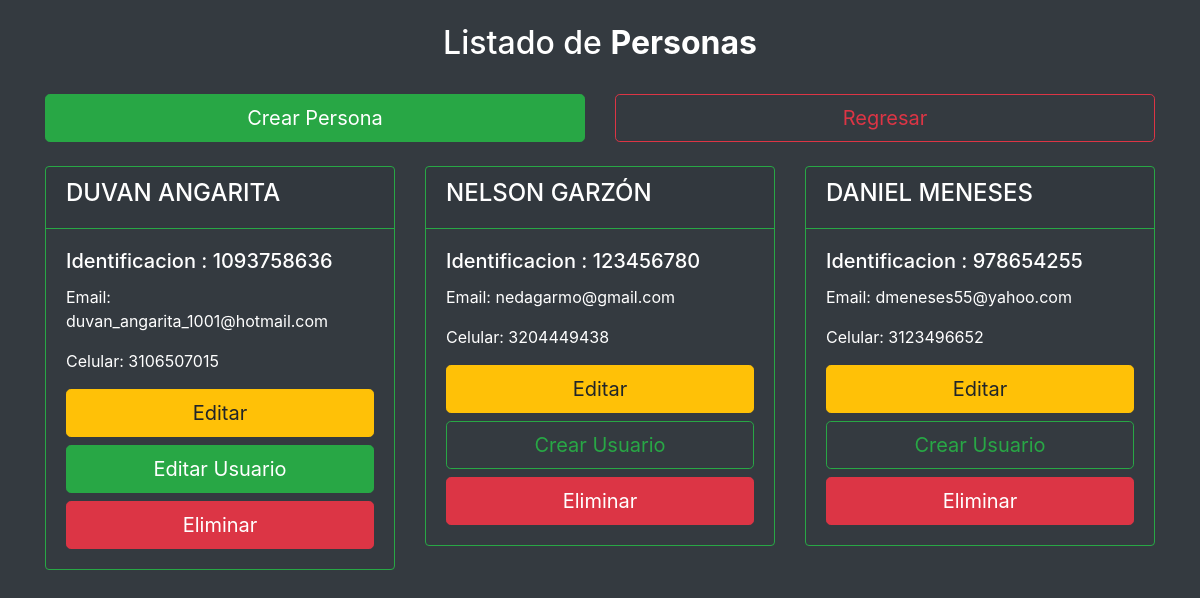
Page /?c=person (signed in) on the committed database.
### tables this page shows
CREATE TABLE `user` (
  `username` varchar(25) NOT NULL,
  `password` varchar(100) NOT NULL,
  `person_id` int(11) NOT NULL
);

CREATE TABLE `person` (
  `id` int(11) NOT NULL,
  `name` varchar(200) NOT NULL,
  `identification` varchar(25) NOT NULL,
  `email` varchar(250) NOT NULL,
  `phone` varchar(20) NOT NULL
);

### controllers/person.controller.php (called while the page is built, shortened)
<?php
require_once './models/person_model.php';
class PersonController
{
    private $model;
    public function __construct()
    {
       $this->model = new person_model();
    }
    public function index()
    {
        $people = $this->model->list();
        require_once "./views/layout/header.php";
        require_once "./views/person/index.php";
        require_once "./views/layout/footer.php";
    }
}
?>

### config/Connection.php (called while the page is built, shortened)
<?php
class Connection
{
    private $Connection;
    public function __construct()
    {
        $this->Server = "localhost";
        $this->User = "root";
        $this->Password = "";
        $this->Database = "taskmanager";
        $this->Connection = new mysqli($this->Server, $this->User, $this->Password, $this->Database);
    }
    public function ExecSelect($sql)
    {
        try
        {
            $container = $this->Connection->Query($sql);
            return $container->fetch_all();
        }
        catch (\Throwable $th)
        {
            return null;
        }
    }
}
?>

### models/person_model.php (called while the page is built, shortened)
<?php
class person_model
{
    public $db;
    function __construct()
    {
        $this->db = new Connection();
    }
    public function list()
    {
        $sql = "SELECT p.id, p.name, p.identification, p.email, p.phone, u.username FROM person p LEFT JOIN user u ON u.person_id = p.id";
        return $this->db->ExecSelect($sql);
    }
}
?>

### views/person/index.php (the view)
<div class="row">
    <div class="col-md-12">
        <br>
            <div class="col-sm-12 text-center"><h2 class="text-white">Listado de <b>Personas</b></h2></div>
        <br>
        <div class="row">
        <div class="col-sm-6 text-center"><a href='?c=person&a=insert' class='btn btn-success btn-lg btn-block'>Crear Persona</a></div>
        <br>
        <div class="col-sm-6 text-center"><a href='?c=home' class='btn btn-outline-danger btn-lg btn-block'>Regresar</a></div>
        </div>
        <br>
        <div class="row" id="divTareas">
        <?php foreach ($people as $person) : ?>
            <div class='col-md-4'>
                <div class='card  bg-dark text-white border-success'>
                    <div class='card-header border-success'>
                        <h4><?= $person[1] ?></h4>
                    </div>
                    <div class='card-body'>
                        <h5 class='card-title'>Identificacion : <?= $person[2]?></h5>
                        <p class='card-text'>Email: <?= $person[3]?></p>
                        <p class='card-text'>Celular: <?= $person[4]?></p>
                        <a href='?c=person&a=edit&id=<?= $person[0]?>' class='btn btn-warning btn-lg btn-block'>Editar</a>
                        <?php
                            if(is_null($person[5]) == false)
                            {
                                echo "<a href='?c=user&a=edit&id=".$person[0]."' class='btn btn-success btn-lg btn-block'>Editar Usuario</a>";
                            }
                            else
                            {
                                echo "<a href='?c=user&a=insert&id=".$person[0]."' class='btn btn-outline-success btn-lg btn-block'>Crear Usuario</a>";
                            }
                        ?>
                        <a href='?c=person&a=delete&id=<?= $person[0]?>' class='btn btn-danger btn-lg btn-block'>Eliminar</a>
                    </div>
                </div>
            </div>
        <?php endforeach; ?>
        </div>
    </div>
</div>

### index.php (shortened to what this page needs)
<?php
require_once "config/connection.php";
$action = isset($_GET['a']) ? $_GET['a'] : "Index";
if(isset($_SESSION['person']))
{
    if(!isset($_GET['c']))
    {
        require_once "controllers/home.controller.php";
        $controller = new HomeController();
        call_user_func(array($controller,"Index"));
    }
    else
    {
        $controller = new $controller;
        call_user_func(array($controller, $action));
    }
}
else
{
    require_once "controllers/login.controller.php";
    $controller = new LoginController();
    call_user_func(array($controller, $action));
}
?>

### views/layout/header.php (shortened to what this page needs)
<!DOCTYPE html>
<html lang="en">
<head>
    <link rel="stylesheet" href="https://maxcdn.bootstrapcdn.com/bootstrap/4.0.0/css/bootstrap.min.css">
</head>
<body class="bg-dark text-white" >
    <div class="container ">

### views/layout/footer.php (shortened to what this page needs)
</div>
</body>
</html>

### rows in the picture
user: person.name "DUVAN ANGARITA", person.identification "1093758636", person.email "duvan_angarita_1001@hotmail.com", person.phone "3106507015"
person: name "NELSON GARZÓN", identification "123456780", email "nedagarmo@gmail.com", phone "3204449438"
person: name "DANIEL MENESES", identification "978654255", email "dmeneses55@yahoo.com", phone "3123496652"
